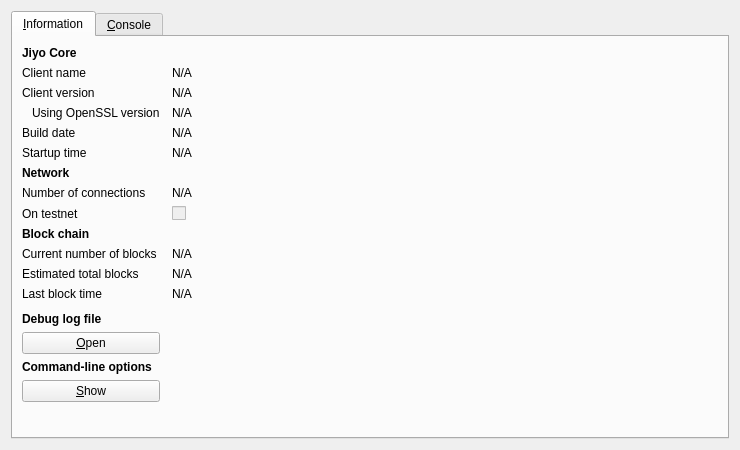
<?xml version="1.0" encoding="UTF-8"?>
<ui version="4.0">
 <class>RPCConsole</class>
 <widget class="QDialog" name="RPCConsole">
  <property name="geometry">
   <rect>
    <x>0</x>
    <y>0</y>
    <width>740</width>
    <height>450</height>
   </rect>
  </property>
  <property name="windowTitle">
   <string>Jiyo - Debug window</string>
  </property>
  <layout class="QVBoxLayout" name="verticalLayout_2">
   <item>
    <widget class="QTabWidget" name="tabWidget">
     <property name="currentIndex">
      <number>0</number>
     </property>
     <widget class="QWidget" name="tab_info">
      <attribute name="title">
       <string>&amp;Information</string>
      </attribute>
      <layout class="QGridLayout" name="gridLayout" columnstretch="0,1">
       <property name="horizontalSpacing">
        <number>12</number>
       </property>
       <item row="0" column="0">
        <widget class="QLabel" name="label_9">
         <property name="font">
          <font>
           <weight>75</weight>
           <bold>true</bold>
          </font>
         </property>
         <property name="text">
          <string>Jiyo Core</string>
         </property>
        </widget>
       </item>
       <item row="1" column="0">
        <widget class="QLabel" name="label_5">
         <property name="text">
          <string>Client name</string>
         </property>
        </widget>
       </item>
       <item row="1" column="1">
        <widget class="QLabel" name="clientName">
         <property name="cursor">
          <cursorShape>IBeamCursor</cursorShape>
         </property>
         <property name="text">
          <string>N/A</string>
         </property>
         <property name="textFormat">
          <enum>Qt::PlainText</enum>
         </property>
         <property name="textInteractionFlags">
          <set>Qt::LinksAccessibleByMouse|Qt::TextSelectableByKeyboard|Qt::TextSelectableByMouse</set>
         </property>
        </widget>
       </item>
       <item row="2" column="0">
        <widget class="QLabel" name="label_6">
         <property name="text">
          <string>Client version</string>
         </property>
        </widget>
       </item>
       <item row="2" column="1">
        <widget class="QLabel" name="clientVersion">
         <property name="cursor">
          <cursorShape>IBeamCursor</cursorShape>
         </property>
         <property name="text">
          <string>N/A</string>
         </property>
         <property name="textFormat">
          <enum>Qt::PlainText</enum>
         </property>
         <property name="textInteractionFlags">
          <set>Qt::LinksAccessibleByMouse|Qt::TextSelectableByKeyboard|Qt::TextSelectableByMouse</set>
         </property>
        </widget>
       </item>
       <item row="3" column="0">
        <widget class="QLabel" name="label_14">
         <property name="text">
          <string>Using OpenSSL version</string>
         </property>
         <property name="indent">
          <number>10</number>
         </property>
        </widget>
       </item>
       <item row="3" column="1">
        <widget class="QLabel" name="openSSLVersion">
         <property name="cursor">
          <cursorShape>IBeamCursor</cursorShape>
         </property>
         <property name="text">
          <string>N/A</string>
         </property>
         <property name="textFormat">
          <enum>Qt::PlainText</enum>
         </property>
         <property name="textInteractionFlags">
          <set>Qt::LinksAccessibleByMouse|Qt::TextSelectableByKeyboard|Qt::TextSelectableByMouse</set>
         </property>
        </widget>
       </item>
       <item row="4" column="0">
        <widget class="QLabel" name="label_12">
         <property name="text">
          <string>Build date</string>
         </property>
        </widget>
       </item>
       <item row="4" column="1">
        <widget class="QLabel" name="buildDate">
         <property name="cursor">
          <cursorShape>IBeamCursor</cursorShape>
         </property>
         <property name="text">
          <string>N/A</string>
         </property>
         <property name="textFormat">
          <enum>Qt::PlainText</enum>
         </property>
         <property name="textInteractionFlags">
          <set>Qt::LinksAccessibleByMouse|Qt::TextSelectableByKeyboard|Qt::TextSelectableByMouse</set>
         </property>
        </widget>
       </item>
       <item row="5" column="0">
        <widget class="QLabel" name="label_13">
         <property name="text">
          <string>Startup time</string>
         </property>
        </widget>
       </item>
       <item row="5" column="1">
        <widget class="QLabel" name="startupTime">
         <property name="cursor">
          <cursorShape>IBeamCursor</cursorShape>
         </property>
         <property name="text">
          <string>N/A</string>
         </property>
         <property name="textFormat">
          <enum>Qt::PlainText</enum>
         </property>
         <property name="textInteractionFlags">
          <set>Qt::LinksAccessibleByMouse|Qt::TextSelectableByKeyboard|Qt::TextSelectableByMouse</set>
         </property>
        </widget>
       </item>
       <item row="6" column="0">
        <widget class="QLabel" name="label_11">
         <property name="font">
          <font>
           <weight>75</weight>
           <bold>true</bold>
          </font>
         </property>
         <property name="text">
          <string>Network</string>
         </property>
        </widget>
       </item>
       <item row="7" column="0">
        <widget class="QLabel" name="label_7">
         <property name="text">
          <string>Number of connections</string>
         </property>
        </widget>
       </item>
       <item row="7" column="1">
        <widget class="QLabel" name="numberOfConnections">
         <property name="cursor">
          <cursorShape>IBeamCursor</cursorShape>
         </property>
         <property name="text">
          <string>N/A</string>
         </property>
         <property name="textFormat">
          <enum>Qt::PlainText</enum>
         </property>
         <property name="textInteractionFlags">
          <set>Qt::LinksAccessibleByMouse|Qt::TextSelectableByKeyboard|Qt::TextSelectableByMouse</set>
         </property>
        </widget>
       </item>
       <item row="8" column="0">
        <widget class="QLabel" name="label_8">
         <property name="text">
          <string>On testnet</string>
         </property>
        </widget>
       </item>
       <item row="8" column="1">
        <widget class="QCheckBox" name="isTestNet">
         <property name="enabled">
          <bool>false</bool>
         </property>
         <property name="text">
          <string/>
         </property>
        </widget>
       </item>
       <item row="9" column="0">
        <widget class="QLabel" name="label_10">
         <property name="font">
          <font>
           <weight>75</weight>
           <bold>true</bold>
          </font>
         </property>
         <property name="text">
          <string>Block chain</string>
         </property>
        </widget>
       </item>
       <item row="10" column="0">
        <widget class="QLabel" name="label_3">
         <property name="text">
          <string>Current number of blocks</string>
         </property>
        </widget>
       </item>
       <item row="10" column="1">
        <widget class="QLabel" name="numberOfBlocks">
         <property name="cursor">
          <cursorShape>IBeamCursor</cursorShape>
         </property>
         <property name="text">
          <string>N/A</string>
         </property>
         <property name="textFormat">
          <enum>Qt::PlainText</enum>
         </property>
         <property name="textInteractionFlags">
          <set>Qt::LinksAccessibleByMouse|Qt::TextSelectableByKeyboard|Qt::TextSelectableByMouse</set>
         </property>
        </widget>
       </item>
       <item row="11" column="0">
        <widget class="QLabel" name="label_4">
         <property name="text">
          <string>Estimated total blocks</string>
         </property>
        </widget>
       </item>
       <item row="11" column="1">
        <widget class="QLabel" name="totalBlocks">
         <property name="cursor">
          <cursorShape>IBeamCursor</cursorShape>
         </property>
         <property name="text">
          <string>N/A</string>
         </property>
         <property name="textFormat">
          <enum>Qt::PlainText</enum>
         </property>
         <property name="textInteractionFlags">
          <set>Qt::LinksAccessibleByMouse|Qt::TextSelectableByKeyboard|Qt::TextSelectableByMouse</set>
         </property>
        </widget>
       </item>
       <item row="12" column="0">
        <widget class="QLabel" name="label_2">
         <property name="text">
          <string>Last block time</string>
         </property>
        </widget>
       </item>
       <item row="12" column="1">
        <widget class="QLabel" name="lastBlockTime">
         <property name="cursor">
          <cursorShape>IBeamCursor</cursorShape>
         </property>
         <property name="text">
          <string>N/A</string>
         </property>
         <property name="textFormat">
          <enum>Qt::PlainText</enum>
         </property>
         <property name="textInteractionFlags">
          <set>Qt::LinksAccessibleByMouse|Qt::TextSelectableByKeyboard|Qt::TextSelectableByMouse</set>
         </property>
        </widget>
       </item>
       <item row="13" column="0">
        <spacer name="verticalSpacer_2">
         <property name="orientation">
          <enum>Qt::Vertical</enum>
         </property>
         <property name="sizeHint" stdset="0">
          <size>
           <width>20</width>
           <height>20</height>
          </size>
         </property>
        </spacer>
       </item>
       <item row="14" column="0">
        <widget class="QLabel" name="labelDebugLogfile">
         <property name="font">
          <font>
           <weight>75</weight>
           <bold>true</bold>
          </font>
         </property>
         <property name="text">
          <string>Debug log file</string>
         </property>
        </widget>
       </item>
       <item row="15" column="0">
        <widget class="QPushButton" name="openDebugLogfileButton">
         <property name="toolTip">
          <string>Open the Jiyo debug log file from the current data directory. This can take a few seconds for large log files.</string>
         </property>
         <property name="text">
          <string>&amp;Open</string>
         </property>
         <property name="autoDefault">
          <bool>false</bool>
         </property>
        </widget>
       </item>
       <item row="16" column="0">
        <widget class="QLabel" name="labelCLOptions">
         <property name="font">
          <font>
           <weight>75</weight>
           <bold>true</bold>
          </font>
         </property>
         <property name="text">
          <string>Command-line options</string>
         </property>
        </widget>
       </item>
       <item row="17" column="0">
        <widget class="QPushButton" name="showCLOptionsButton">
         <property name="toolTip">
          <string>Show the Jiyo-Qt help message to get a list with possible Jiyo command-line options.</string>
         </property>
         <property name="text">
          <string>&amp;Show</string>
         </property>
         <property name="autoDefault">
          <bool>false</bool>
         </property>
        </widget>
       </item>
       <item row="18" column="0">
        <spacer name="verticalSpacer">
         <property name="orientation">
          <enum>Qt::Vertical</enum>
         </property>
         <property name="sizeHint" stdset="0">
          <size>
           <width>20</width>
           <height>40</height>
          </size>
         </property>
        </spacer>
       </item>
      </layout>
     </widget>
     <widget class="QWidget" name="tab_console">
      <attribute name="title">
       <string>&amp;Console</string>
      </attribute>
      <layout class="QVBoxLayout" name="verticalLayout_3">
       <property name="spacing">
        <number>3</number>
       </property>
       <item>
        <widget class="QTextEdit" name="messagesWidget">
         <property name="minimumSize">
          <size>
           <width>0</width>
           <height>100</height>
          </size>
         </property>
         <property name="readOnly">
          <bool>true</bool>
         </property>
         <property name="tabKeyNavigation" stdset="0">
          <bool>false</bool>
         </property>
         <property name="columnCount" stdset="0">
          <number>2</number>
         </property>
        </widget>
       </item>
       <item>
        <layout class="QHBoxLayout" name="horizontalLayout">
         <property name="spacing">
          <number>3</number>
         </property>
         <item>
          <widget class="QLabel" name="label">
           <property name="text">
            <string notr="true">&gt;</string>
           </property>
          </widget>
         </item>
         <item>
          <widget class="QLineEdit" name="lineEdit"/>
         </item>
         <item>
          <widget class="QPushButton" name="clearButton">
           <property name="maximumSize">
            <size>
             <width>24</width>
             <height>24</height>
            </size>
           </property>
           <property name="toolTip">
            <string>Clear console</string>
           </property>
           <property name="text">
            <string/>
           </property>
           <property name="icon">
            <iconset resource="../bitcoin.qrc">
             <normaloff>:/icons/remove</normaloff>:/icons/remove</iconset>
           </property>
           <property name="shortcut">
            <string notr="true">Ctrl+L</string>
           </property>
           <property name="autoDefault">
            <bool>false</bool>
           </property>
          </widget>
         </item>
        </layout>
       </item>
      </layout>
     </widget>
    </widget>
   </item>
  </layout>
 </widget>
 <resources>
  <include location="../bitcoin.qrc"/>
 </resources>
 <connections/>
</ui>
